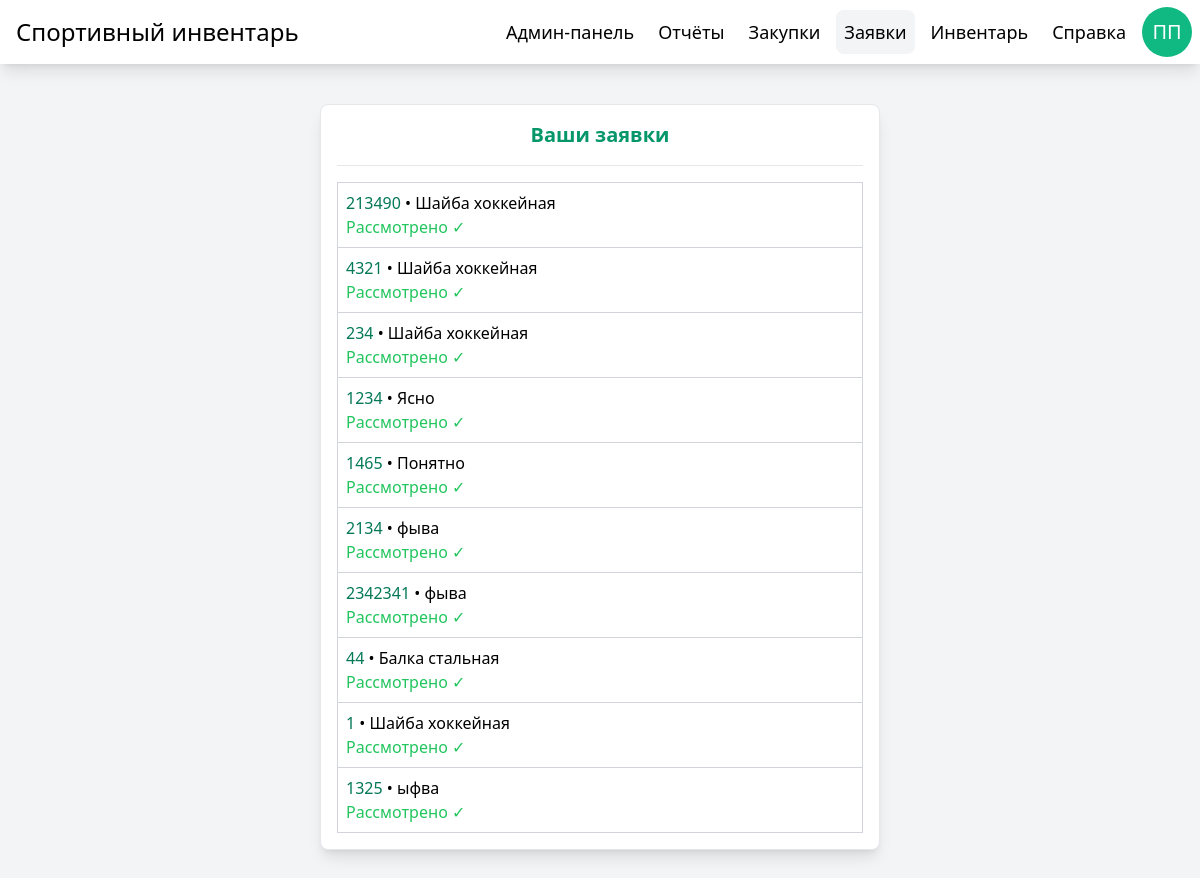
/applications/ (signed in), run on the app's committed database.
### manager/models.py (models this page shows, shortened)
class User(AbstractUser):
    patronymic = models.CharField(max_length=64, blank=True, null=True)
    verified = models.BooleanField(default=False)

class Application(models.Model):
    ident = models.AutoField(primary_key=True)
    ACTIONS = [
        ('drop', 'Списать оборудование'),
        ('request', 'Запросить оборудование')
    ]
    STATE_CHOICES = [
        ('active', 'Используется'),
        ('inactive', 'В запасе'),
        ('broken', 'Сломан'),
    ]
    STATUS =[
        ('seen', 'Рассмотрено'),
        ('unseen', 'Не рассмотрено')
    ]
    owner = models.ForeignKey(User, on_delete=models.CASCADE, related_name='applications')  # Автор заявки
    name = models.CharField(max_length=256)
    quantity = models.PositiveIntegerField(default=1)
    state = models.CharField(max_length=8, choices=STATE_CHOICES, default='inactive')
    status = models.CharField(max_length=8, choices=STATUS, default='unseen')
    '''if action == "request":
            ...
    На запрос выделяем quantity вещей. Если у storage нет такого количества, то закупаем через Purchase'''
    action = models.CharField(max_length=32, choices=ACTIONS, default='drop', null=True, blank=True)

### manager/views.py (the view)
# urls.py: path('applications/', views.applications, name="applications")
@login_required
@verified_check
def applications(request):
    applications = Application.objects.filter(owner=request.user)
    return render(request, 'applications.html', {'applications': applications})

### manager/views.py (called while the page is built)
def verified_check(view_func):
    @wraps(view_func)
    def wrapper(request, *args, **kwargs):
        if request.user.verified:
            return view_func(request, *args, **kwargs)
        return redirect('not_verified')  # Правильный редирект по URL name или путь
    return wrapper

### theme/templates/applications.html (shortened to what this page needs)
{% extends "base.html" %}
{% block content %}
<div class="w-1/2 p-4 grid gap-4 bg-white border rounded-lg shadow-lg">
    <h2 class="text-xl font-semibold text-center text-primary-600">Ваши заявки</h2>
    <hr>
    <table class="w-full border border-gray-300 border-collapse">
        <tbody>
            {% for application in applications %}
            <tr class="border-b border-gray-300 hover:bg-primary-50 transition">
                <td class="p-2">
                    <p class="text-black break-all">
                        <span class="text-primary-700 font-medium">{{ application.quantity }}</span>
                        •
                        {{ application.name }}
                    </p>
                    <p>
                        {% if application.status == 'seen' %}
                        <span class="text-green-500">Рассмотрено ✓</span>
                        {% elif application.status == 'unseen' %}
                        <span class="text-red-500">Не рассмотрено ✕</span>
                        {% endif %}
                    </p>
                </td>
            </tr>
            {% endfor %}
        </tbody>
    </table>
</div>
{% endblock %}

### theme/templates/base.html (shortened to what this page needs)
{% load static tailwind_tags %}
<!DOCTYPE html>
<html>
<head>
    {% tailwind_css %}
</head>
<body class="bg-gray-100">
    <div class="h-screen flex-row justify-center items-start bg-gray-100">
        <nav class="w-full h-16 flex justify-between items-center bg-white shadow-lg">
            <div class="h-full p-4 flex items-center">
                <h1 class="text-2xl">Спортивный инвентарь</h1>
            </div>
            <div class="h-full p-2 gap-x-2 flex justify-between items-center">
                {% if user.is_staff %}
                <a
                    id="admin_panel"
                    href="{% url 'admin_panel' %}"
                    title="Админ-панель"
                    class="p-2 flex items-center text-lg rounded-lg hover:text-primary-700 hover:bg-gray-100 transition">
                    Админ-панель
                </a>
                <a
                    id="reports"
                    href="{% url 'reports' %}"
                    title="Отчёты"
                    class="p-2 flex items-center text-lg rounded-lg hover:text-primary-700 hover:bg-gray-100 transition">
                    Отчёты
                </a>
                <a
                    id="purchases"
                    href="{% url 'purchases' %}"
                    title="Закупки"
                    class="p-2 flex items-center text-lg rounded-lg hover:text-primary-700 hover:bg-gray-100 transition">
                    Закупки
                </a>
                {% endif %}
                <a
                    id="applications"
                    href="{% url 'applications' %}"
                    title="Заявки"
                    class="p-2 flex items-center text-lg rounded-lg hover:text-primary-700 hover:bg-gray-100 transition">
                    Заявки
                </a>
                <a
                    id="inventory"
                    href="{% url 'inventory' %}"
                    title="Инвентарь"
                    class="p-2 flex items-center text-lg rounded-lg hover:text-primary-700 hover:bg-gray-100 transition">
                    Инвентарь
                </a>
                <a
                    id="help"
                    href="{% url 'help' %}"
                    title="Справка"
                    class="p-2 flex items-center text-lg rounded-lg hover:text-primary-700 hover:bg-gray-100 transition">
                    Справка
                </a>
                {% if user.is_authenticated %}
                <a
                    href="{% url 'profile' %}"
                    title="Профиль"
                    class="flex justify-center items-center bg-primary-500 text-center text-xl text-white rounded-full hover:bg-primary-700 transition"
                    style="width: 50px; height: 50px;">
                    {{ user.first_name|slice:'0:1' }}{{ user.last_name|slice:'0:1' }}
                </a>
                {% endif %}
            </div>
        </nav>
        <div class="w-full p-10 gap-10 flex justify-center items-start">
            {% block content %}{% endblock %}
        </div>
    </div>
</body>
</html>

### data on the page
User: first_name "П", last_name "П"
Application: quantity "213490", name "Шайба хоккейная", status "Рассмотрено ✓"
Application: quantity "4321", name "Шайба хоккейная", status "Рассмотрено ✓"
Application: quantity "234", name "Шайба хоккейная", status "Рассмотрено ✓"
Application: quantity "1234", name "Ясно", status "Рассмотрено ✓"
Application: quantity "1465", name "Понятно", status "Рассмотрено ✓"
Application: quantity "2134", name "фыва", status "Рассмотрено ✓"
Application: quantity "2342341", name "фыва", status "Рассмотрено ✓"
Application: quantity "44", name "Балка стальная", status "Рассмотрено ✓"
Application: quantity "1", name "Шайба хоккейная", status "Рассмотрено ✓"
Application: quantity "1325", name "ыфва", status "Рассмотрено ✓"
